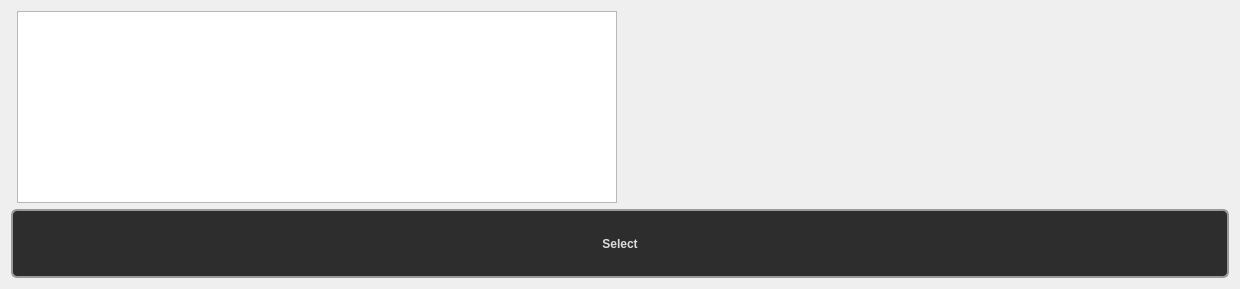
      <widget class="QWidget" name="tab">
       <attribute name="title">
        <string>ObJect_Detection</string>
       </attribute>
       <layout class="QGridLayout" name="gridLayout_4">
        <item row="0" column="1">
         <widget class="QListWidget" name="listWidget">
          <property name="sizePolicy">
           <sizepolicy hsizetype="Expanding" vsizetype="Expanding">
            <horstretch>0</horstretch>
            <verstretch>0</verstretch>
           </sizepolicy>
          </property>
          <property name="minimumSize">
           <size>
            <width>600</width>
            <height>0</height>
           </size>
          </property>
          <property name="maximumSize">
           <size>
            <width>16777215</width>
            <height>16777215</height>
           </size>
          </property>
         </widget>
        </item>
        <item row="1" column="0" colspan="4">
         <widget class="QPushButton" name="objectdetect">
          <property name="minimumSize">
           <size>
            <width>0</width>
            <height>69</height>
           </size>
          </property>
          <property name="styleSheet">
           <string notr="true">QPushButton {
    background-color: #2d2d2d;          /* same tone as slider sub-page */
    border: 2px solid #999;             /* metallic border like slider lever */
    border-radius: 6px;
    padding: 6px 12px;
    color: #dddddd;
    font-weight: bold;
}

/* Hover effect: subtle brightness increase */
QPushButton:hover {
    background-color: #3a3a3a;
    border-color: #ccc;
}

QPushButton:pressed {
    background: qlineargradient(x1:0, y1:0, x2:0, y2:1,
        stop:0 #1a1a2a, stop:0.5 #0a0a1a, stop:1 #00000a);
    color: #a0a0ff;
    border: 2px solid #5555ff;
    text-shadow: 0px 0px 8px rgba(100, 100, 255, 0.7);
    box-shadow: 0px 0px 15px rgba(100, 100, 255, 0.4);
}</string>
          </property>
          <property name="text">
           <string>Select</string>
          </property>
         </widget>
        </item>
        <item row="0" column="2">
         <widget class="QLabel" name="Object_Label">
          <property name="sizePolicy">
           <sizepolicy hsizetype="Expanding" vsizetype="Expanding">
            <horstretch>0</horstretch>
            <verstretch>0</verstretch>
           </sizepolicy>
          </property>
          <property name="minimumSize">
           <size>
            <width>600</width>
            <height>0</height>
           </size>
          </property>
          <property name="text">
           <string/>
          </property>
         </widget>
        </item>
       </layout>
      </widget>
